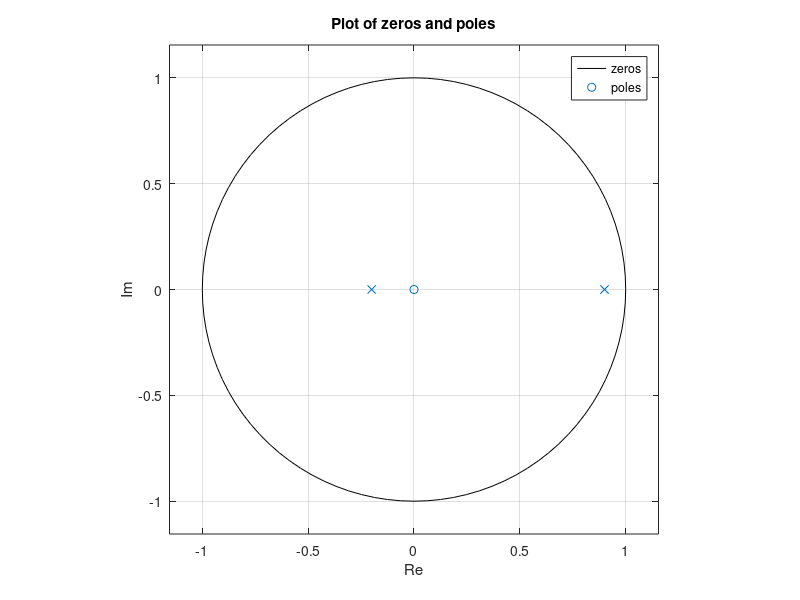
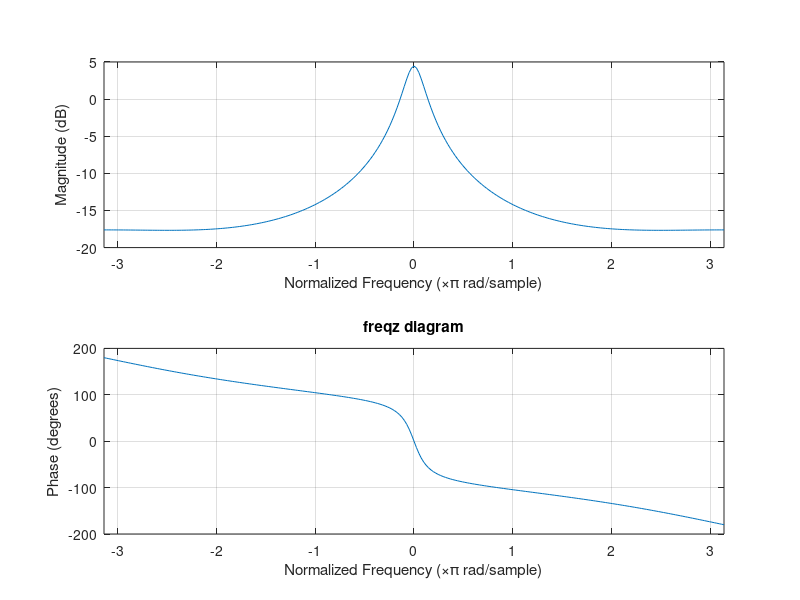
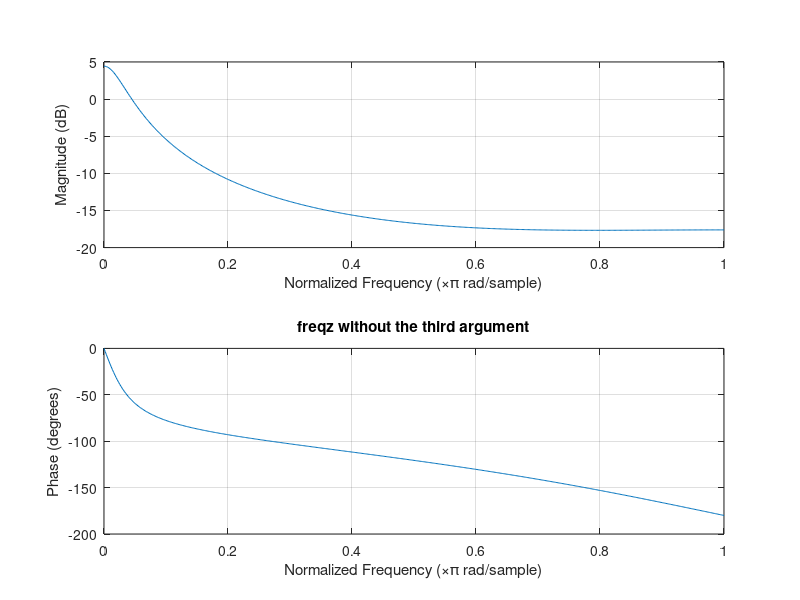
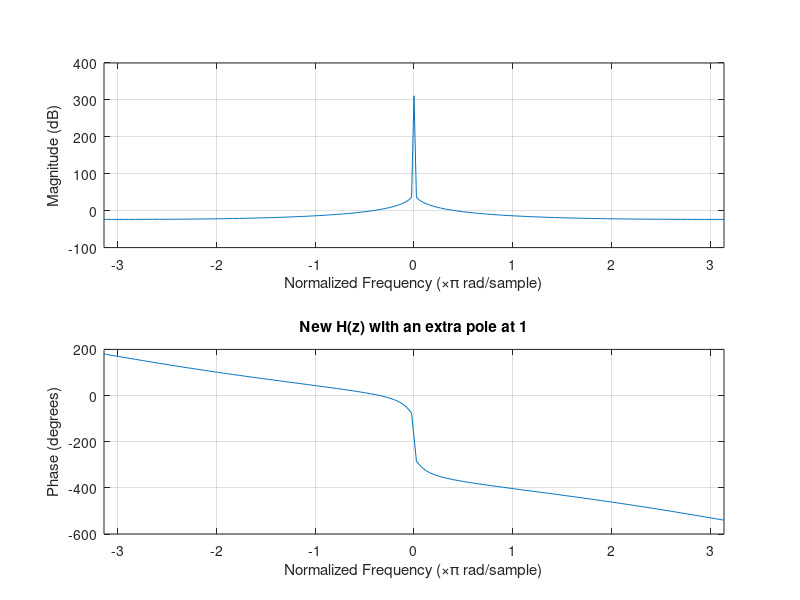

Source code (MATLAB) for these figures, in order: (Note: this script raises an error after producing the figures.)
% Exercise 2 - PSES 
%1.b 
close all;
clear all;
clc;
format compact;

num=[0 0.2 0]; 
denom=[1 -0.7 -0.18];

zeros=roots(num);
poles=roots(denom);

H=tf(num,denom);

figure(1)
zplane(zeros,poles)
grid on;
title('Plot of zeros and poles')
xlabel('Re');
ylabel('Im');
legend('zeros','poles');

%1.d
step=pi/128;
F=[-pi:step:pi];

figure(2)
freqz(num,denom,F);
title('freqz diagram')
grid on;

figure(3) 
freqz(num,denom);
title('freqz without the third argument')
grid on;

%1.e - H with an extra pole at z=1
numerator=[0 0 0.2 0]; 
denominator=[-1 1.7 -0.52 -0.18];

figure(4)
freqz(numerator, denominator, F)
title('New H(z) with an extra pole at 1');
grid on;

% Excercise 2
% Calculation of transfer function
numer=[4 -3.5 0];
denom=[1 -2.5 1];
H2=tf(numer, denom, -1);

% Usage of residuez to convert H into simple fractions
[R, P, K]=residuez(numer, denom);
A=R(1); % The first residue
B=R(2); % The second residue

syms z;

% Calculation of H
H= [A/(1-P(1)*z^(-1))] + [B/(1-P(2)*z^(-1))];

% pretty function to print symbolic expression in mathematical form.
pretty(H)

% The h(t) signal
h=iztrans(H) 






